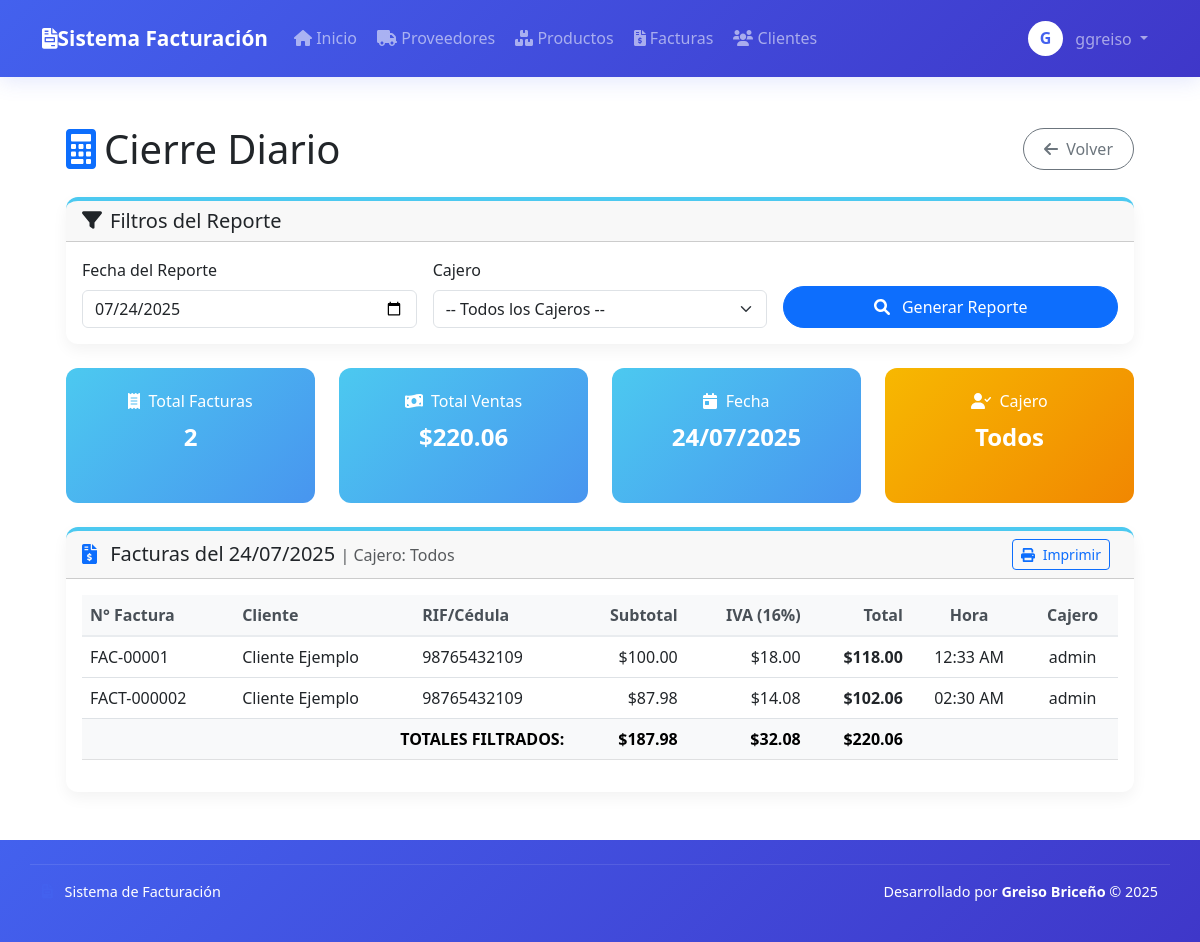
The app's page /modules/invoices/cierre_diario.php?date=2025-07-24 (signed in) with its own data.
### tables this page shows
CREATE TABLE `invoices` (
  `id` int(11) NOT NULL,
  `invoice_number` varchar(20) NOT NULL,
  `client_id` int(11) NOT NULL,
  `date` date NOT NULL,
  `subtotal` decimal(10,2) NOT NULL,
  `tax` decimal(10,2) NOT NULL,
  `total` decimal(10,2) NOT NULL,
  `user_id` int(11) NOT NULL,
  `updated_by` int(11) DEFAULT NULL,
  `action_type` enum('created','updated','deleted') DEFAULT 'created',
  `status` varchar(20) NOT NULL DEFAULT 'pending',
  `created_at` timestamp NOT NULL DEFAULT CURRENT_TIMESTAMP,
  `updated_at` timestamp NULL DEFAULT NULL ON UPDATE CURRENT_TIMESTAMP
);

CREATE TABLE `clients` (
  `id` int(11) NOT NULL,
  `name` varchar(100) NOT NULL,
  `ruc` varchar(20) DEFAULT NULL,
  `address` text,
  `phone` varchar(20) DEFAULT NULL,
  `email` varchar(100) DEFAULT NULL,
  `created_at` timestamp NOT NULL DEFAULT CURRENT_TIMESTAMP,
  `updated_at` timestamp NULL DEFAULT NULL ON UPDATE CURRENT_TIMESTAMP,
  `created_by` int(11) DEFAULT NULL,
  `updated_by` int(11) DEFAULT NULL,
  `action_type` enum('created','updated','deleted') DEFAULT 'created'
);

CREATE TABLE `users` (
  `id` int(11) NOT NULL,
  `username` varchar(50) NOT NULL,
  `password` varchar(255) NOT NULL,
  `role` varchar(20) NOT NULL DEFAULT 'user',
  `created_at` timestamp NOT NULL DEFAULT CURRENT_TIMESTAMP
);

### modules/invoices/cierre_diario.php (the view, shortened to what this page needs)
<?php
$report_date = isset($_GET['date']) ? $_GET['date'] : date('Y-m-d');
$sql = "SELECT i.*, c.name as client_name, c.ruc as client_ruc,
               u.username as cashier_name
        FROM invoices i
        LEFT JOIN clients c ON i.client_id = c.id
        LEFT JOIN users u ON i.user_id = u.id
        WHERE i.date = ?";
$params = [$report_date];
$types = "s";
$sql .= " ORDER BY i.created_at ASC";
$stmt = $conn->prepare($sql);
$stmt->bind_param($types, ...$params);
$stmt->execute();
$invoices = $stmt->get_result()->fetch_all(MYSQLI_ASSOC);
$total_facturas = count($invoices);
$total_ventas = 0;
$total_iva = 0;
$total_subtotal = 0;
$selected_cashier_name = 'Todos';
foreach ($invoices as $invoice) {
    $total_ventas += $invoice['total'];
    $total_iva += $invoice['tax'];
    $total_subtotal += $invoice['subtotal'];
}
require_once dirname(__DIR__, 2) . '/includes/header.php';
?>
<div class="container-fluid px-4">
    <div class="d-flex justify-content-between align-items-center my-4">
        <h1 class="mb-0"><i class="fas fa-calculator me-2 text-primary"></i>Cierre Diario</h1>
        <a href="list.php" class="btn btn-outline-secondary btn-module no-print">
            <i class="fas fa-arrow-left me-1"></i> Volver
        </a>
    </div>
    <div class="card card-module mb-4 no-print">
        <div class="card-header">
            <h5 class="card-title mb-0"><i class="fas fa-filter me-2"></i>Filtros del Reporte</h5>
        </div>
        <div class="card-body">
            <form method="GET" class="row g-3 align-items-end">
                <div class="col-md-4">
                    <label for="date" class="form-label">Fecha del Reporte</label>
                    <input type="date" class="form-control" id="date" name="date"
                           value="<?= htmlspecialchars($report_date) ?>" required>
                </div>
                <div class="col-md-4">
                    <label for="cashier_id" class="form-label">Cajero</label>
                    <select class="form-select" id="cashier_id" name="cashier_id">
                        <option value="">-- Todos los Cajeros --</option>
                    </select>
                </div>
                <div class="col-md-4">
                    <button type="submit" class="btn btn-primary btn-module w-100">
                        <i class="fas fa-search me-2"></i> Generar Reporte
                    </button>
                </div>
            </form>
        </div>
    </div>
    <?php if ($report_date): ?>
    <div class="row mb-4">
        <div class="col-md-3">
            <div class="summary-card text-center h-100">
                <h6><i class="fas fa-receipt me-1"></i> Total Facturas</h6>
                <div class="summary-value"><?= $total_facturas ?></div>
            </div>
        </div>
        <div class="col-md-3">
            <div class="summary-card text-center h-100">
                <h6><i class="fas fa-money-bill-wave me-1"></i> Total Ventas</h6>
                <div class="summary-value">$<?= number_format($total_ventas, 2) ?></div>
            </div>
        </div>
        <div class="col-md-3">
            <div class="summary-card text-center h-100">
                <h6><i class="fas fa-calendar-day me-1"></i> Fecha</h6>
                <div class="summary-value"><?= date('d/m/Y', strtotime($report_date)) ?></div>
            </div>
        </div>
        <div class="col-md-3">
            <div class="summary-card text-center h-100" style="background: linear-gradient(135deg, #f7b801, #f18701);">
                <h6><i class="fas fa-user-check me-1"></i> Cajero</h6>
                <div class="summary-value"><?= $selected_cashier_name ?></div>
            </div>
        </div>
    </div>
    <div class="card card-module mb-4">
        <div class="card-header d-flex justify-content-between align-items-center">
            <h5 class="card-title mb-0">
                <i class="fas fa-file-invoice-dollar me-2 text-primary"></i>
                Facturas del <?= date('d/m/Y', strtotime($report_date)) ?>
                <span class="text-muted fs-6">| Cajero: <?= $selected_cashier_name ?></span>
            </h5>
            <div class="no-print">
                <button onclick="window.print()" class="btn btn-sm btn-outline-primary me-2">
                    <i class="fas fa-print me-1"></i> Imprimir
                </button>
            </div>
        </div>
        <div class="card-body">
            <div class="table-responsive">
                <table class="table table-hover table-module">
                    <thead>
                        <tr>
                            <th>N° Factura</th>
                            <th>Cliente</th>
                            <th>RIF/Cédula</th>
                            <th class="text-end">Subtotal</th>
                            <th class="text-end">IVA (16%)</th>
                            <th class="text-end">Total</th>
                            <th class="text-center">Hora</th>
                            <th class="text-center">Cajero</th>
                        </tr>
                    </thead>
                    <tbody>
                        <?php if (empty($invoices)): ?>
                            <tr>
                                <td colspan="8" class="text-center py-4 text-muted">
                                    <i class="fas fa-info-circle me-2"></i> No se encontraron facturas para los filtros seleccionados
                                </td>
                            </tr>
                        <?php else: ?>
                            <?php foreach ($invoices as $invoice): ?>
                            <tr>
                                <td><?= htmlspecialchars($invoice['invoice_number']) ?></td>
                                <td><?= htmlspecialchars($invoice['client_name']) ?></td>
                                <td><?= htmlspecialchars($invoice['client_ruc']) ?></td>
                                <td class="text-end">$<?= number_format($invoice['subtotal'], 2) ?></td>
                                <td class="text-end">$<?= number_format($invoice['tax'], 2) ?></td>
                                <td class="text-end"><strong>$<?= number_format($invoice['total'], 2) ?></strong></td>
                                <td class="text-center"><?= date('h:i A', strtotime($invoice['created_at'])) ?></td>
                                <td class="text-center"><?= htmlspecialchars($invoice['cashier_name']) ?></td>
                            </tr>
                            <?php endforeach; ?>
                        <?php endif; ?>
                    </tbody>
                    <tfoot>
                        <tr class="table-light fw-bold">
                            <th colspan="3" class="text-end">TOTALES FILTRADOS:</th>
                            <th class="text-end">$<?= number_format($total_subtotal, 2) ?></th>
                            <th class="text-end">$<?= number_format($total_iva, 2) ?></th>
                            <th class="text-end">$<?= number_format($total_ventas, 2) ?></th>
                            <th colspan="2"></th>
                        </tr>
                    </tfoot>
                </table>
            </div>
        </div>
    </div>
    <?php endif; ?>
</div>
<?php
require_once dirname(__DIR__, 2) . '/includes/footer.php';
?>

### includes/header.php (style rules this page uses)
:root { --primary-color: #4361ee; --secondary-color: #3f37c9; --accent-color: #4895ef; --light-color: #f8f9fa; --dark-color: #212529; --success-color: #4cc9f0; --info-color: #4895ef; --warning-color: #f8961e; --danger-color: #f72585; }

### modules/invoices/cierre_diario.php (style rules this page uses)
.card-module { border: none; border-radius: 12px; box-shadow: 0 6px 15px rgba(0, 0, 0, 0.05); overflow: hidden; border-top: 4px solid #4cc9f0; }
.btn-module { border-radius: 50px; padding: 8px 20px; font-weight: 500; transition: all 0.3s; }
.table-module thead th { border-bottom: 2px solid #e9ecef; background-color: #f8f9fa; font-weight: 600; color: #495057; }
.summary-card { background: linear-gradient(135deg, #4cc9f0, #4895ef); color: white; border-radius: 12px; padding: 1.5rem; margin-bottom: 1.5rem; }
.summary-value { font-size: 1.5rem; font-weight: 700; }

### records on screen
invoices: invoice_number "FAC-00001", client.name "Cliente Ejemplo", client.ruc "98765432109", subtotal "100.00", tax "18.00", total "118.00", created_at "12:33 AM", user.username "admin"
invoices: invoice_number "FACT-000002", client.name "Cliente Ejemplo", client.ruc "98765432109", subtotal "87.98", tax "14.08", total "102.06", created_at "02:30 AM", user.username "admin"

### other values on screen
substr(htmlspecialchars($_SESSION['username']), 0, 1) "G"
$_SESSION['username'] "ggreiso"
$total_facturas "2"
$total_ventas "220.06"
date('d/m/Y', strtotime($report_date)) "24/07/2025"
$selected_cashier_name "Todos"
$total_subtotal "187.98"
$total_iva "32.08"
